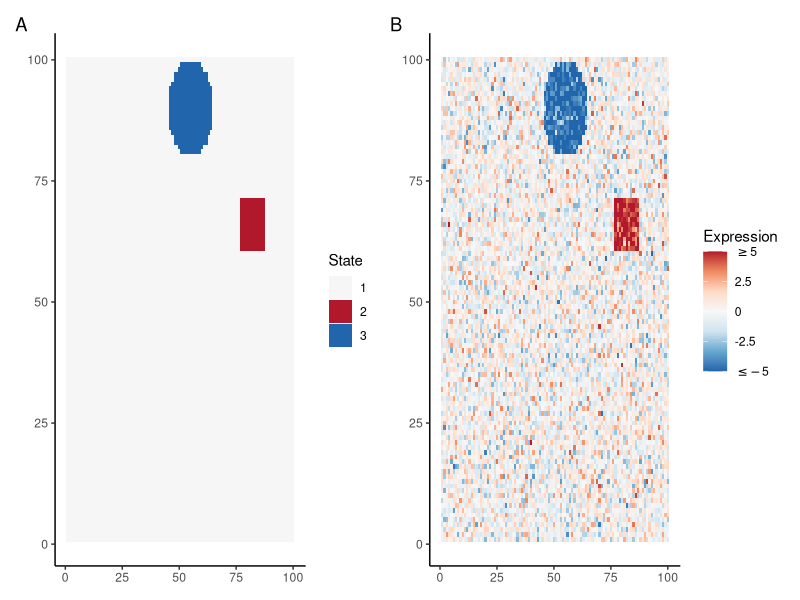

Write the R code that produced this figure. (Note: this script raises an error after producing the figure.)
library(tidyverse)
library(patchwork)
set.seed(101)

#Generate truth
df = expand.grid(x = 1:100, y = 1:100)
df$z = 1

rect_center = sample(10:90, 2, replace = T)
df$z[df$x %in% seq(rect_center[1] - 5, rect_center[1]+5) & df$y %in% seq(rect_center[2] - 5, rect_center[2]+5)] = 2

circ_center = sample(10:90, 2, replace = T)
r = 10 #radius
s = seq(0,r) #sagitta
l = sqrt(2*(r-s)*r-(r-s)^2) #half chord length
for (i in s){
  df$z[(df$x %in% c(circ_center[1] + c(i, -i))) & 
         (df$y > circ_center[2] - l[i+1]) & 
         (df$y < circ_center[2] + l[i+1])] = 3
}

#Plot truth
p1 = ggplot(df, aes(x,y,fill = factor(z))) + 
  geom_tile() +
  scale_fill_manual(values = c("#f6f6f6", "#b2182b", "#2166ac")) +
  theme_classic() +
  labs(fill = "State", x = NULL, y = NULL)

#Generate simulated expression
set.seed(101)  
mu2 = 5
mu3 = -5
lambda = 0.5
df$Y = rnorm(n = nrow(df), 
             mean = (df$z==2)*mu2 + (df$z==3)*mu3, 
             sd = 1/sqrt(lambda))

#Plots
p2 = ggplot(df, aes(x,y,fill = ifelse(Y>5, 5, ifelse(Y< -5,-5, Y)))) + 
  geom_tile() +
  scale_fill_distiller(palette = "RdBu", labels = c(expression(""<= -5), seq(-2.5, 2.5, 2.5), expression("">=5)))+
  theme_classic()+
  labs(fill = "Expression", x = NULL, y = NULL)

p1+p2 + plot_annotation(tag_levels = "A")

#Run mcmc
df_sim_gamma1 = run_mcmc_potts(df = df, gamma = 2, q = 3, nrep = 1000)

df$test2 = df_sim_gamma1[nrow(df_sim_gamma1), 6:ncol(df_sim_gamma1)]
ggplot(df, aes(x,y,fill = factor(test2))) + 
  geom_tile()
